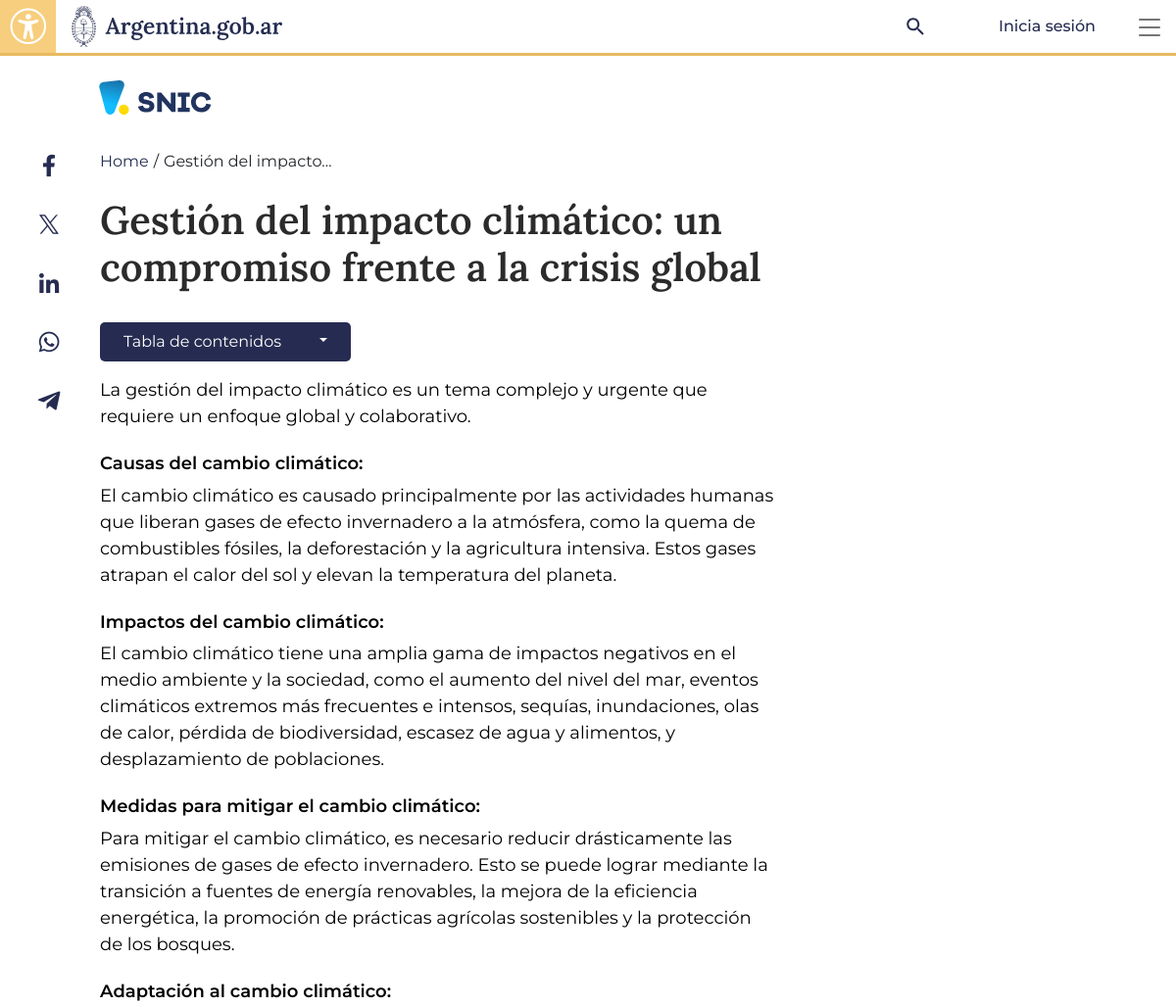
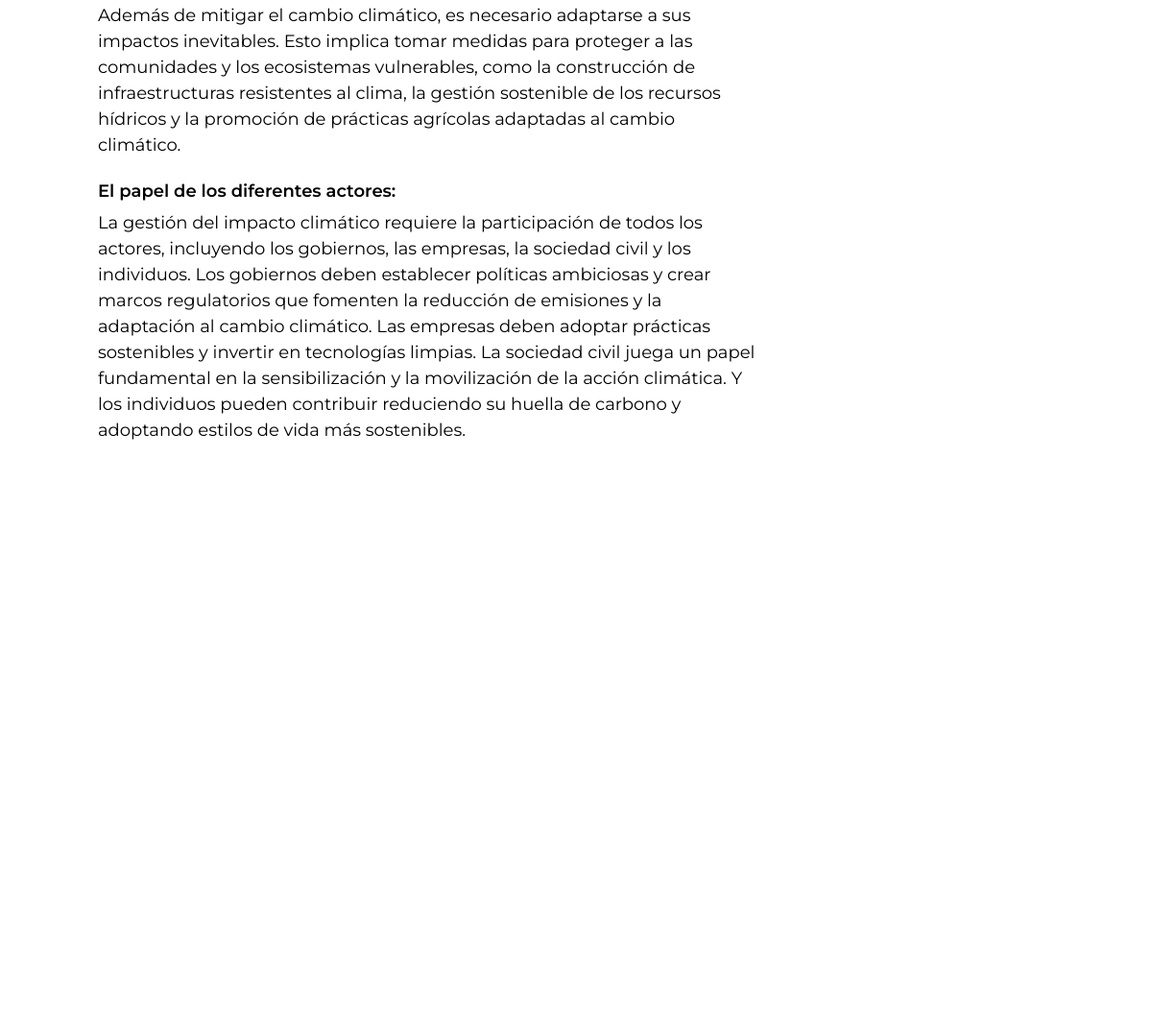
The page /main/post/gestion-del-impacto-climatico on the database its author committed (2 pictures, top to bottom).
### app/main/models.py (models this page shows, shortened)
class Named(models.Model):
    name = models.CharField(max_length=40, verbose_name='nombre')
    def __str__(self):
        return self.name
    class Meta:
        abstract = True

class Language(Named):
    code = models.CharField(max_length=3, primary_key=True, verbose_name='código')
    order = models.IntegerField(default=20)
    class Meta:
        ordering = ('order', 'name',)
        verbose_name = 'idioma'
    @classmethod
    def default(cls):
        return cls.objects.get_or_create(order=1, code=DEFAULT_LANGUAGE_CODE, name='Español')[0]

class LanguageVersion(models.Model):
    lang = models.ForeignKey(Language, on_delete=models.CASCADE) #, limit_choices_to=~models.Q(code=DEFAULT_LANGUAGE_CODE))
    class Meta:
        abstract = True

class PostVersion(LanguageVersion):
    title = models.CharField(max_length=100, verbose_name='título')
    body = models.TextField(verbose_name='texto', blank=True, null=True)
    post = models.ForeignKey(Post, on_delete=models.CASCADE, related_name='versions')
    date = models.DateTimeField(auto_now=True)
    user = models.ForeignKey('user.User', null=True, on_delete=models.SET_NULL)
    short = models.CharField(max_length=500, verbose_name='texto de la tarjeta', help_text='Descripción breve, 500 caracteres como máximo', null=True, blank=True)
    class Meta:
        ordering = ['-date']
    def html_toc(self):
        if self.body:
            md = Markdown(extensions=['tables', 'toc'])
            html = md.convert(self.body)
            return html, md.toc_tokens
        return '', []

### app/main/viewsv2.py (the view)
def post(request, slug):
    context = default_context(request)
    post = Post.objects.get(slug=slug)
    html, toc = post.get_version(context['lang']).html_toc()
    context.update({
        'post': post,
        'html': html,
        'toc': toc,
    })
    return render(request, 'mainv2/post.html', context)

### app/main/models.py (called while the page is built)
    def get_version(self, lang:Language|str):
        if isinstance(lang,str):
            lang = Language.objects.get(code=lang)
        try:
            return self.versions.filter(lang=lang).latest('date')
        except ObjectDoesNotExist:
            return self.versions.filter(lang='es').latest('date')

    def ordered_children(self):
        return self.children.order_by('slug')

    @property
    def is_news(self):
        return self.type == self.PostType.news

    def parents(self):
        if self.parent:
            return self.parent.parents() + [self.parent]
        return []

### app/main/templatetags/snicc_i18n.py (called while the page is built)
@register.filter(name='translate')
def translate(value, lang='es'):
    return value.get_version(lang)

@register.simple_tag
def ts(value, lang):
    try:
        if lang.code =='es':
            return value
        return StaticTransVersion.objects.get(lang=lang, es__es=value).trad
    except StaticTransVersion.DoesNotExist:
        return value

### app/main/viewsv2.py (called while the page is built)
def get_lang_profile(request):
    profile_code = request.session.get('profile')
    profile = Profile.objects.get(code=profile_code) if profile_code else None
    try:
        lang = Language.objects.get(code=request.COOKIES.get('idioma_snic', 'es'))
    except Language.DoesNotExist:
        lang = Language.objects.get(code='es')
    return lang, profile

def default_context(request, add=None):
    lang, profile = get_lang_profile(request)
    res = dict(
        languages = Language.objects.all(),
        lang = lang,
        profile = profile
    )
    if add:
        res.update(add)
    return res

### app/main/templates/mainv2/post.html (shortened to what this page needs)
{% extends 'mainv2/base.html' %}
{% load static snicc_i18n %}
{% block sniclogo %}
<a class="container-logo offset-md-1" href="{% url 'mainv2:landing' %}">
    <img src="{% static 'main/images/logo_snic.svg'%}" class="logo-snic" alt="">
</a>
{% endblock %}
{% block content %}
<div class="post-content">
    <div class="col-md-1 social-share">
        {% include 'mainv2/social.html' %}
    </div>
    <div class="post-row-mobile row">
        <div class="offset-md-1 col-md-10 {% if toc %}col-xl-7 {% endif %}col-post">
        {% with content=post|translate:lang %}
            <div class="breadcrumbs-content">
                <ol class="breadcrumb" role="list" aria-label="Migas de pan" >
                    <li><a href="{% url 'mainv2:landing' %}">{% ts 'Home' lang %}</a></li>
                    <li class="active" aria-current="page">
                    {{content.title|truncatechars:20}}
                    </li>
                </ol>
            </div>
            <div class="post">
                <h1 id="posttop" class="post-title">{{content.title}}</h1>
                {% if toc %}
                <div class="dropdown dropdown-table-contents">
                    <button class="btn dropdown-toggle" type="button" data-bs-toggle="dropdown" aria-expanded="false">
                        {% ts 'Tabla de contenidos' lang %}
                    </button>
                </div>
                {% endif %}
                <div class="post-text">
                    {{html|safe}}
                </div>
            </div>
        </div>
        {% if toc %}
        <div class="col-xl-3">
        </div>
        {% endif %}
    {% endwith %}
    </div>
</div>
{% endblock content %}

### app/main/templates/mainv2/base.html (shortened to what this page needs)
{% load static snicc_i18n %}
<!DOCTYPE html>
<html lang="es">
<head>
    <link href="https://cdn.jsdelivr.net/npm/bootstrap@5.3.3/dist/css/bootstrap.min.css" rel="stylesheet">
    <link href="https://cdnjs.cloudflare.com/ajax/libs/font-awesome/4.7.0/css/font-awesome.min.css" rel="stylesheet">
    <link rel="stylesheet" href="https://cdn.jsdelivr.net/npm/bootstrap-icons@1.11.3/font/bootstrap-icons.min.css">
    <link rel="stylesheet" type="text/css" href="{% static 'main/css/icono-arg.css'%}">
    <link rel="stylesheet" type="text/css" href="{% static 'main/css/snic.css'%}">
</head>
<body>
    <header class="{% if not request.user.is_anonymous %}logged{% endif %}">
        <nav class="navbar navbar-top p-0">
            <div class="container-fluid g-0">
                <div class="navbar-header">
                    <div class="dropdown" id="buttonPerfilAccesibilidad">
                        <button class="btn-perfil-acces" type="button" data-bs-toggle="dropdown" data-bs-auto-close="outside" aria-expanded="false">
                            <img src="{% static 'main/images/icono-accesibilidad.svg'%}" alt="Perfil y Accesibilidad">
                        </button>
                    </div>
                    <a class="navbar-brand" href="https://www.argentina.gob.ar/" id="navbar-brand" target="_blank">
                        <img src="{% static 'main/images/logo_argentina-azul.svg'%}" alt="Argentina.gob.ar" height="50" width="254">
                    </a>
                </div>
                <div class="navbar-header navbar-right">
                    <button onclick="jQuery('.navbar.navbar-top').addClass('state-search');" class="btn btn-buscar-mobile btn-login visible-xs" aria-labelledby="edit-keys"><img src="{% static 'main/images/iconos/search.svg'%}" alt=""></button>
                    <div class="login-buttons">
                        {% if request.user.is_anonymous %}
                            <a class="btn btn-login" href="{% url 'user:login' %}">
                                <span>{% ts 'Inicia sesión' lang %}</span>
                            </a>
                        {% else %}
                            <a class="btn btn-login" href="{% url 'user:profile' %}">
                                <img src="{% static 'main/images/iconos/user.svg'%}" alt="">
                                <span>{{request.user.get_full_name|default:request.user}}</span>
                            </a>
                        {% endif %}
                    </div>
                    <div class="sidebar-mobile">
                        <div class="toggle toggle-sidebar">
                            <a href="#" class="burger js-menu-toggle" data-toggle="collapse" data-target="#main-navbar">
                                <span></span>
                            </a>
                        </div>
                    </div>
                </div>
            </div>
        </nav>
    </header>
    <main>
        <div class="main-content ">
            {% block sniclogo %}{% endblock %}
            <div class="container-fluid g-0">
                {% block content %}{% endblock %}
                <footer class="main-footer">
                    <div class="container">
                        <div class="row">
                            <div class="col-md-3 col-sm-12 col-footer col-footer-brand">
                                <img src="{% static 'main/images/logo_snic_azul.svg'%}" class="logo-snic" alt="">
                                <p><a href="https://www.argentina.gob.ar/"><img src="{% static 'main/images/logo_argentina-azul.svg'%}" alt="Argentina.gob.ar"></a></p>
                            </div>
                            <div class="col-md-3 col-sm-12 col-footer">
                                <p><a href="{% url 'mainv2:post' 'gestion-climatica' %}">{% ts 'Gestión climática' lang %}</a></p>
                                <p><a href="{% url 'mainv2:staticpage' 'recursos.html' %}">{% ts 'Recursos' lang %}</a></p>
                                <p><a href="{% url 'mainv2:regulations'%}">{% ts 'Normativas' lang %}</a></p>
                            </div>
                            <div class="col-md-3 col-sm-12 col-footer">
                                <p><a href="{% url 'mainv2:library-front'%}">{% ts 'Biblioteca' lang %}</a></p>
                                <p><a href="#">{% ts 'Formación y capacitaciones' lang %}</a></p>
                                <p><a href="{% url 'mainv2:enlaces' %}">{% ts 'Enlaces de interés' lang %}</a></p>
                            </div>
                            <div class="col-md-3 col-sm-12 col-footer">
                                <p><a href="{% url 'mainv2:post' 'acerca' %}">{% ts 'Acerca de este sitio' lang %}</a></p>
                                <p><a href="{% url 'mainv2:post' 'terminos-y-condiciones' %}">{% ts 'Terminos y condiciones' lang %}</a></p>
                                <p><a href="{% url 'mainv2:post' 'contacto' %}">{% ts 'Contacto' lang %}</a></p>
                            </div>
                        </div>
                    </div>
                    <div class="container-fluid border-top-amarillo">
                        <div class="row sub-footer"><div class="container"></div></div>
                    </div>
                </footer>
            </div>
        </div>
    </main>
</body>
</html>

### rows shown on the page
Language: code "Inicia sesión", code "Home", code "Tabla de contenidos"
PostVersion: title "Gestión del impacto…", title "Gestión del impacto climático: un compromiso frente a la crisis global"
